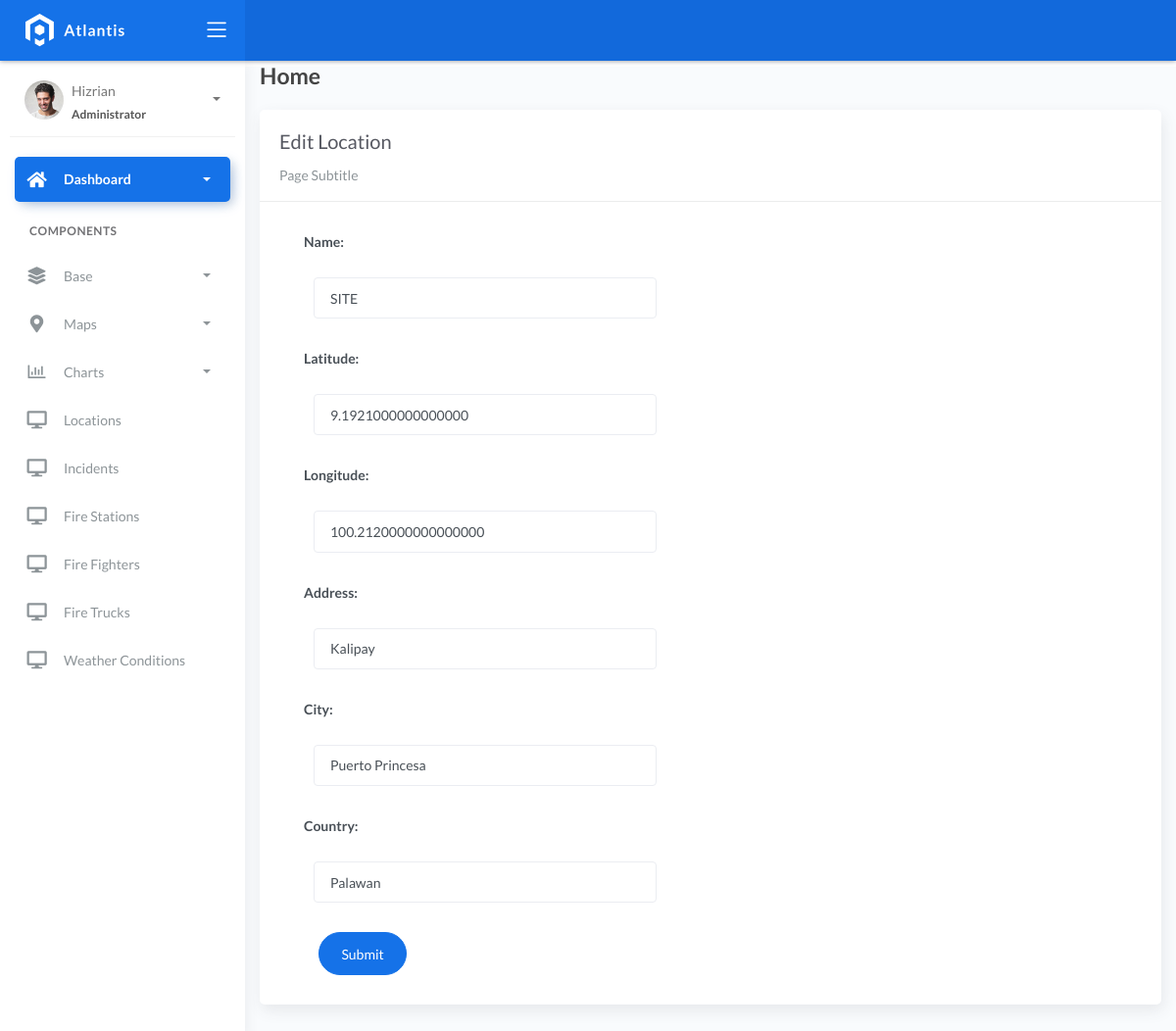
The page /locations/7/ on the database its author committed.
### fire/models.py (models this page shows, shortened)
class BaseModel(models.Model):
    created_at = models.DateTimeField(auto_now_add=True, db_index=True)
    updated_at = models.DateTimeField(auto_now=True)
    class Meta:
        abstract = True

class Locations(BaseModel):
    name = models.CharField(max_length=255)
    latitude = models.DecimalField(
        max_digits=22, decimal_places=16, null=True, blank=True)
    longitude = models.DecimalField(
        max_digits=22, decimal_places=16, null=True, blank=True)
    address = models.CharField(max_length=150)
    city = models.CharField(max_length=150)  # can be in separate table
    country = models.CharField(max_length=150)  # can be in separate table

### fire/views.py (the view)
# urls.py: path('locations/<pk>/', LocationUpdateView.as_view(), name='location-update'),
class LocationUpdateView(UpdateView):
    model = Locations
    form_class = LocationForm
    template_name = 'location_edit.html'
    success_url = reverse_lazy('location-list')

### fire/forms.py
class LocationForm(ModelForm):
    class Meta:
        model = Locations
        fields = "__all__"

### templates/location_edit.html (shortened to what this page needs)
{% extends 'base.html' %} {% load static %} {% block content %}
<div class="content">
    <div class="container-fluid">
        <h4 class="page-title">Home</h4>
        <div class="row">
            <div class="col-md-12">
                <div class="card">
                    <div class="card-header">
                        <div class="card-title">Edit Location</div>
                        <div class="card-category">Page Subtitle</div>
                    </div>
                    <div class="col-md-6">
                        <div class="card-body">
                            <form action="" method="post" novalidate>
                                {% include 'includes/form.html' %}
                                <div class="form-group">
                                    <div class="col-md-12 col-sm-3">
                                        <button type="submit" class="btn btn-primary btn-rounded">Submit</button>
                                    </div>
                                </div>
                            </form>
                        </div>
                    </div>
                </div>
            </div>
        </div>
    </div>
</div>
{% endblock %}

### templates/includes/form.html (shortened to what this page needs)
{% load widget_tweaks %}
{% for field in form %}
<div class="field item form-group">
    <label>{{ field.label_tag }}</label>
  <div class="form-group">
    {% render_field field class="form-control" %}
  </div>
</div>
{% endfor %}

### rows shown on the page
Locations: name "SITE" "9.1921000000000000" "100.2120000000000000" "Kalipay" "Puerto Princesa" "Palawan"

### other values the page prints
{{ field.label_tag }} "Name:" "Latitude:" "Longitude:" "Address:" "City:" "Country:"
